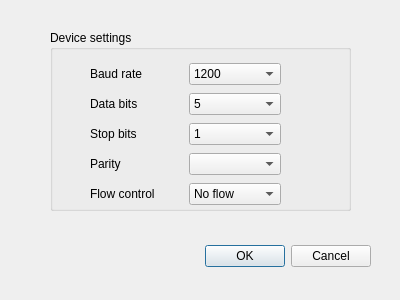
<?xml version="1.0" encoding="UTF-8"?>
<ui version="4.0">
 <class>DeviceSettings</class>
 <widget class="QDialog" name="DeviceSettings">
  <property name="geometry">
   <rect>
    <x>0</x>
    <y>0</y>
    <width>400</width>
    <height>300</height>
   </rect>
  </property>
  <property name="windowTitle">
   <string>Dialog</string>
  </property>
  <property name="sizeGripEnabled">
   <bool>false</bool>
  </property>
  <property name="modal">
   <bool>false</bool>
  </property>
  <widget class="QDialogButtonBox" name="buttonBox">
   <property name="geometry">
    <rect>
     <x>30</x>
     <y>240</y>
     <width>341</width>
     <height>32</height>
    </rect>
   </property>
   <property name="orientation">
    <enum>Qt::Horizontal</enum>
   </property>
   <property name="standardButtons">
    <set>QDialogButtonBox::Cancel|QDialogButtonBox::Ok</set>
   </property>
  </widget>
  <widget class="QGroupBox" name="groupBox">
   <property name="geometry">
    <rect>
     <x>50</x>
     <y>30</y>
     <width>301</width>
     <height>181</height>
    </rect>
   </property>
   <property name="title">
    <string>Device settings</string>
   </property>
   <widget class="QWidget" name="layoutWidget">
    <property name="geometry">
     <rect>
      <x>40</x>
      <y>60</y>
      <width>191</width>
      <height>28</height>
     </rect>
    </property>
    <layout class="QHBoxLayout" name="horizontalLayout_2">
     <item>
      <widget class="QLabel" name="label_2">
       <property name="text">
        <string>Data bits</string>
       </property>
      </widget>
     </item>
     <item>
      <widget class="QComboBox" name="dataBits_comboBox2">
       <item>
        <property name="text">
         <string>5</string>
        </property>
       </item>
       <item>
        <property name="text">
         <string>6</string>
        </property>
       </item>
       <item>
        <property name="text">
         <string>7</string>
        </property>
       </item>
       <item>
        <property name="text">
         <string>8</string>
        </property>
       </item>
      </widget>
     </item>
    </layout>
   </widget>
   <widget class="QWidget" name="layoutWidget_2">
    <property name="geometry">
     <rect>
      <x>40</x>
      <y>90</y>
      <width>191</width>
      <height>28</height>
     </rect>
    </property>
    <layout class="QHBoxLayout" name="horizontalLayout_3">
     <item>
      <widget class="QLabel" name="label_3">
       <property name="text">
        <string>Stop bits</string>
       </property>
      </widget>
     </item>
     <item>
      <widget class="QComboBox" name="stopBits_comboBox3">
       <item>
        <property name="text">
         <string>1</string>
        </property>
       </item>
       <item>
        <property name="text">
         <string>2</string>
        </property>
       </item>
       <item>
        <property name="text">
         <string>3</string>
        </property>
       </item>
      </widget>
     </item>
    </layout>
   </widget>
   <widget class="QWidget" name="layoutWidget_3">
    <property name="geometry">
     <rect>
      <x>40</x>
      <y>120</y>
      <width>191</width>
      <height>28</height>
     </rect>
    </property>
    <layout class="QHBoxLayout" name="horizontalLayout_4">
     <item>
      <widget class="QLabel" name="label_4">
       <property name="text">
        <string>Parity</string>
       </property>
      </widget>
     </item>
     <item>
      <widget class="QComboBox" name="parity_comboBox4"/>
     </item>
    </layout>
   </widget>
   <widget class="QWidget" name="layoutWidget_4">
    <property name="geometry">
     <rect>
      <x>40</x>
      <y>150</y>
      <width>191</width>
      <height>28</height>
     </rect>
    </property>
    <layout class="QHBoxLayout" name="horizontalLayout_5">
     <item>
      <widget class="QLabel" name="label_5">
       <property name="text">
        <string>Flow control</string>
       </property>
      </widget>
     </item>
     <item>
      <widget class="QComboBox" name="flowControl_comboBox5">
       <item>
        <property name="text">
         <string>No flow</string>
        </property>
       </item>
       <item>
        <property name="text">
         <string>Hardware</string>
        </property>
       </item>
       <item>
        <property name="text">
         <string>Software</string>
        </property>
       </item>
      </widget>
     </item>
    </layout>
   </widget>
   <widget class="QWidget" name="">
    <property name="geometry">
     <rect>
      <x>40</x>
      <y>30</y>
      <width>191</width>
      <height>28</height>
     </rect>
    </property>
    <layout class="QHBoxLayout" name="horizontalLayout">
     <item>
      <widget class="QLabel" name="label">
       <property name="text">
        <string>Baud rate</string>
       </property>
      </widget>
     </item>
     <item>
      <widget class="QComboBox" name="baudRate_comboBox">
       <item>
        <property name="text">
         <string>1200</string>
        </property>
       </item>
       <item>
        <property name="text">
         <string>2400</string>
        </property>
       </item>
       <item>
        <property name="text">
         <string>4800</string>
        </property>
       </item>
       <item>
        <property name="text">
         <string>9600</string>
        </property>
       </item>
       <item>
        <property name="text">
         <string>19200</string>
        </property>
       </item>
       <item>
        <property name="text">
         <string>38400</string>
        </property>
       </item>
       <item>
        <property name="text">
         <string>57600</string>
        </property>
       </item>
       <item>
        <property name="text">
         <string>115200</string>
        </property>
       </item>
      </widget>
     </item>
    </layout>
   </widget>
  </widget>
 </widget>
 <resources/>
 <connections>
  <connection>
   <sender>buttonBox</sender>
   <signal>accepted()</signal>
   <receiver>DeviceSettings</receiver>
   <slot>accept()</slot>
   <hints>
    <hint type="sourcelabel">
     <x>248</x>
     <y>254</y>
    </hint>
    <hint type="destinationlabel">
     <x>157</x>
     <y>274</y>
    </hint>
   </hints>
  </connection>
  <connection>
   <sender>buttonBox</sender>
   <signal>rejected()</signal>
   <receiver>DeviceSettings</receiver>
   <slot>reject()</slot>
   <hints>
    <hint type="sourcelabel">
     <x>316</x>
     <y>260</y>
    </hint>
    <hint type="destinationlabel">
     <x>286</x>
     <y>274</y>
    </hint>
   </hints>
  </connection>
 </connections>
</ui>
